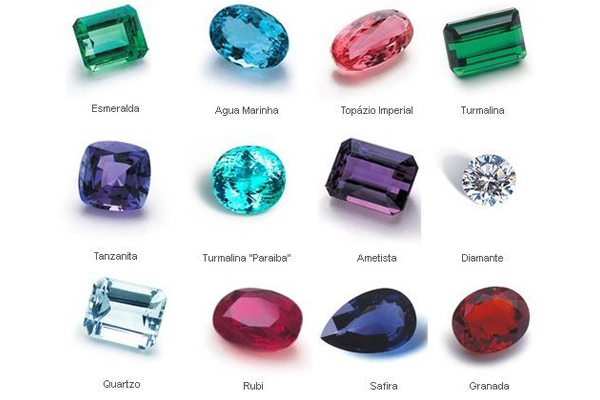
#> input picture ntanko.png, 600 x 400 px, given in place of the camera
$ python 'Color detector real time.py'
#> lines starting #> are read from the running program, lines starting #| are printed output that depends on the picture; after the words box and inside, x2 and y2 are one past the last pixel; in counts of white or black regions, pixels touching at a corner belong together
import cv2 as cv
import numpy as np

webcam = cv.VideoCapture(0)
while(True):

    # Capture the video frame by frame
    ret, frame = webcam.read()
#> frame is the input picture: shape (400, 600, 3); mean B, G, R 221.7, 218.2, 215.8

    hsv = cv.cvtColor(frame, cv.COLOR_BGR2HSV) #convert the image to HSV, is just a filter
#> hsv: shape (400, 600, 3); mean H, S, V 42.8, 29.5, 227

    #set range color for green
    #define mask
    lower = np.array([25, 52, 72], np.uint8) #lower range to detect multiples green variants 25, 52, 72
    upper = np.array([102, 255, 255], np.uint8) #upper range to detect multiple green variants 102
    mask = cv.inRange(hsv, lower, upper)
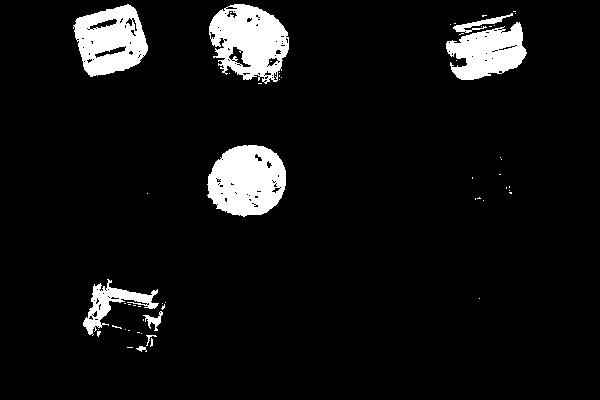
#> mask: shape (400, 600); 7.1% white; 57 white regions (48 under 20 px), largest, box (x1, y1, x2, y2) and area: (207, 145, 286, 217) 4325, (209, 4, 289, 84) 4198, (73, 4, 148, 77) 3580

    # Morphological Transform, Dilation for each color and bitwise_and operator etween imageFrame and mask determines to detect only that particular color
    kernel = np.ones((5, 5), "uint8")

    g_mask = cv.dilate(mask, kernel)
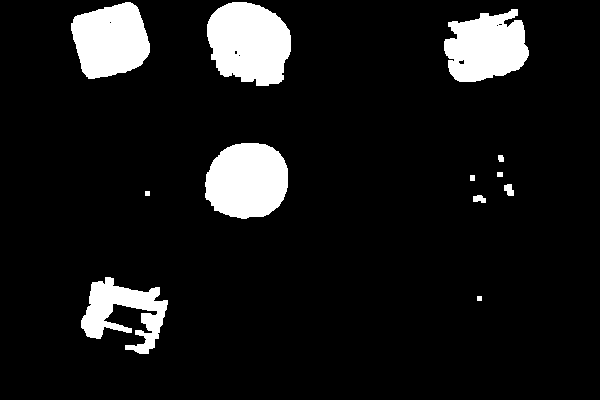
#> g_mask: shape (400, 600); 9.7% white; 12 white regions
    res_green = cv.bitwise_and(frame, frame, mask = g_mask)
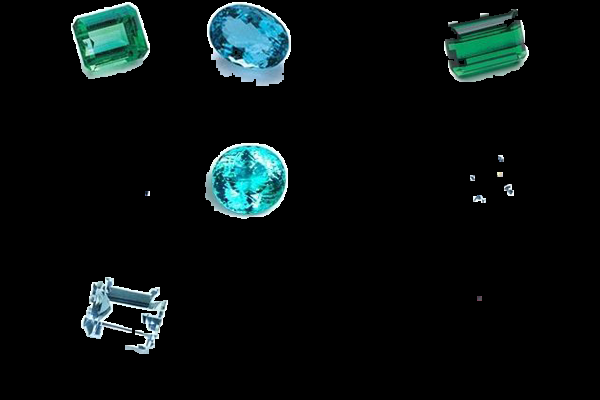
#> res_green: shape (400, 600, 3); mean B, G, R 15.2, 15.4, 8.1

    #creating countor to track green
    contours, hierarchy = cv.findContours(g_mask, cv.RETR_TREE, cv.CHAIN_APPROX_SIMPLE)
#> contours = 18 contours, 7 with area under 20; largest, box (x1, y1, x2, y2) and area: (207, 2, 291, 86) 5364, (205, 143, 288, 219) 4977, (71, 2, 150, 79) 4428, (444, 9, 529, 82) 4384, (81, 277, 168, 354) 2963

    #detect the area of the green surface and outline the object
    for pic, contour in enumerate(contours):
        area = cv.contourArea(contour)
        if (area > 4500):
            x, y, w, h = cv.boundingRect(contour)
            imageFrame = cv.rectangle(frame, (x,y), (x + w, y + w), (0, 255, 0), 2)
#> this loop made 18 passes
#> (area, x, y, w, h) on passes 9, 14: (4977, 205, 143, 83, 76), (5363.5, 207, 2, 84, 84)
#> area on passes 2, 3, 5, 8, 10, 11: 2963, 60.5, 70, 27, 4384, 22
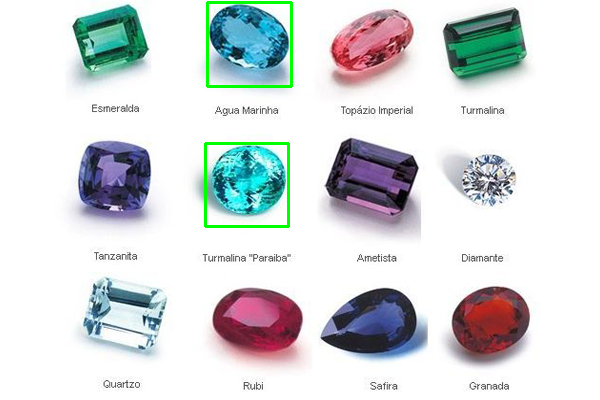
#> frame: shape (400, 600, 3); 0.83% of pixels changed, all inside (x1, y1, x2, y2) = (204, 1, 293, 228)

            #add a name on the bounding box
            #cv.putText(imageFrame, "Green Colour", (x, y), cv.FONT_HERSHEY_SIMPLEX, 1.0, (0, 255, 0))


    # Display the resulting frame
    cv.imshow('frame', frame)

    #the 'd' button is set as the quitting button
    if cv.waitKey(10) & 0xFF == ord('d'):
#> (key Esc is pressed here)
        webcam.release()
        cv.destroyAllWindows()
        break
